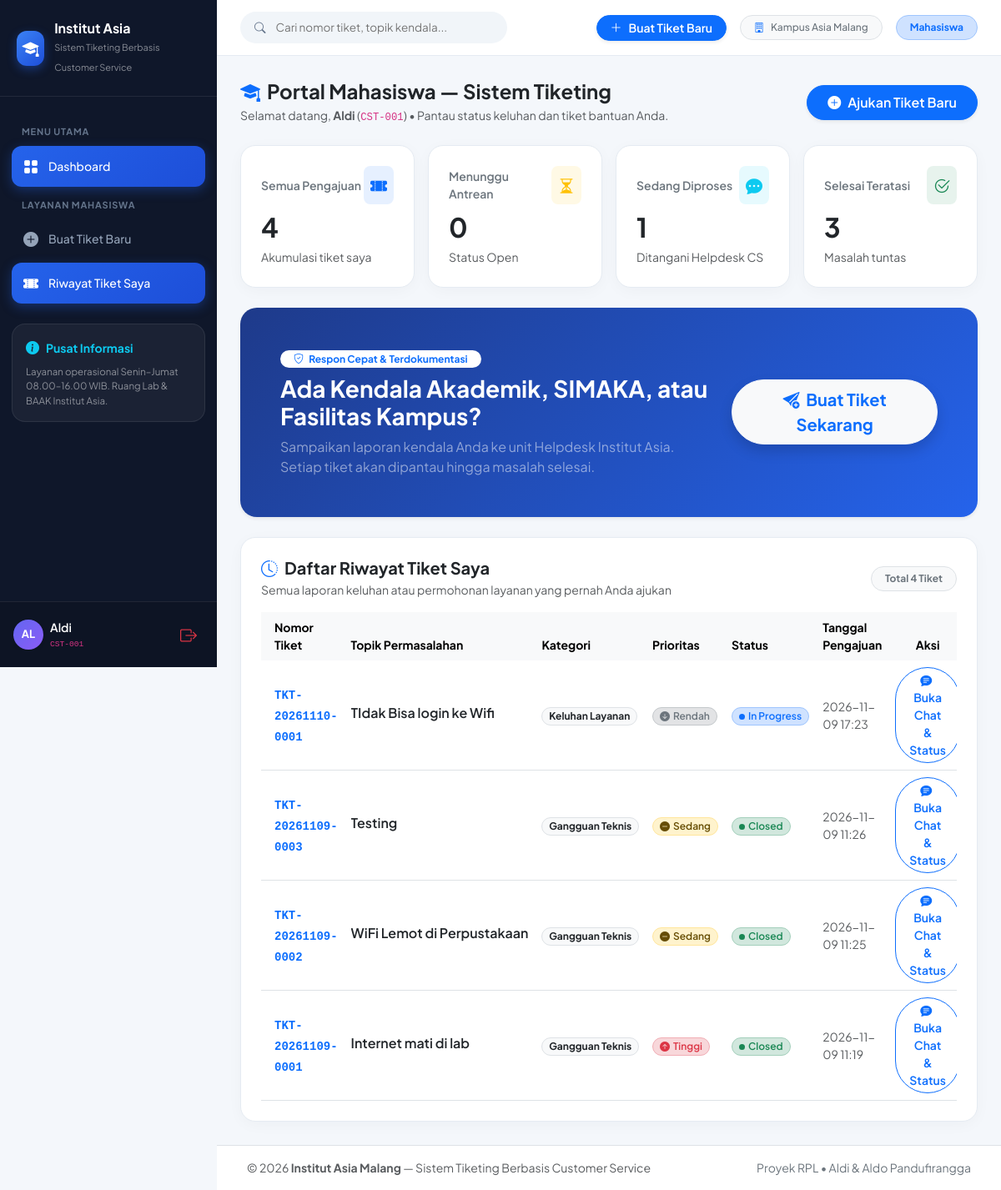
The page /dashboard/customer (signed in) on the database its author committed.
### tables this page shows
CREATE TABLE tiket (
    tiket_id    INTEGER PRIMARY KEY AUTOINCREMENT,
    nomor_unik  TEXT    NOT NULL UNIQUE,   -- format TKT-YYYYMMDD-XXXX
    judul       TEXT    NOT NULL,          -- wajib (BR-01, UC-02)
    deskripsi   TEXT    NOT NULL,          -- wajib (BR-01)
    kategori_id INTEGER NOT NULL
                REFERENCES kategori(kategori_id),
    prioritas   TEXT    NOT NULL DEFAULT 'Rendah'
                CHECK (prioritas IN ('Tinggi', 'Sedang', 'Rendah')),
    status      TEXT    NOT NULL DEFAULT 'Open'
                CHECK (status IN ('Open', 'Assigned', 'In Progress', 'Waiting', 'Closed')),
    customer_id INTEGER NOT NULL
                REFERENCES user(user_id),
    karyawan_id INTEGER
                REFERENCES user(user_id),  -- NULL sampai di-assign
    admin_id    INTEGER
                REFERENCES user(user_id),  -- NULL sampai di-assign
    dibuat_pada DATETIME NOT NULL DEFAULT CURRENT_TIMESTAMP,
    diperbarui  DATETIME NOT NULL DEFAULT CURRENT_TIMESTAMP
);

CREATE TABLE kategori (
    kategori_id INTEGER PRIMARY KEY AUTOINCREMENT,
    kode        TEXT    NOT NULL UNIQUE,
    nama        TEXT    NOT NULL UNIQUE,
    deskripsi   TEXT,
    kuota       INTEGER NOT NULL DEFAULT 50
                CHECK (kuota > 0),
    dibuat_pada DATETIME NOT NULL DEFAULT CURRENT_TIMESTAMP
);

### app.py (the view)
@app.route('/dashboard/customer')
@role_required('customer')
def dashboard_customer():
    db  = get_db()
    uid = session['user_id']
    tiket_saya = db.execute('''
        SELECT t.tiket_id, t.nomor_unik, t.judul, t.prioritas, t.status,
               t.dibuat_pada, k.nama AS nama_kategori
        FROM   tiket t
        JOIN   kategori k ON t.kategori_id = k.kategori_id
        WHERE  t.customer_id = ?
        ORDER  BY t.dibuat_pada DESC
    ''', (uid,)).fetchall()
    stats = {
        'total':       len(tiket_saya),
        'open':        sum(1 for t in tiket_saya if t['status'] == 'Open'),
        'in_progress': sum(1 for t in tiket_saya
                          if t['status'] in ('Assigned', 'In Progress', 'Waiting')),
        'closed':      sum(1 for t in tiket_saya if t['status'] == 'Closed'),
    }
    return render_template('dashboard/customer.html',
                           tiket_saya=tiket_saya, stats=stats)

### templates/dashboard/customer.html (shortened to what this page needs)
{% extends "base.html" %}
{% from '_macros.html' import badge_status, badge_prioritas %}
{% block content %}
<div class="d-flex flex-column flex-md-row align-items-md-center justify-content-between gap-3 mb-4">
    <div>
        <h4 class="fw-bold mb-1 text-dark">
            <i class="bi bi-mortarboard-fill text-primary me-2"></i>Portal Mahasiswa — Sistem Tiketing
        </h4>
        <p class="text-muted small mb-0">
            Selamat datang, <strong>{{ session.nama }}</strong> (<code>{{ session.nomor_identitas }}</code>) &bull; Pantau status keluhan dan tiket bantuan Anda.
        </p>
    </div>
    <a href="{{ url_for('tiket_ajukan') }}" class="btn btn-primary rounded-pill px-4 py-2 fw-semibold shadow-sm d-inline-flex align-items-center gap-2">
        <i class="bi bi-plus-circle-fill"></i>
        <span>Ajukan Tiket Baru</span>
    </a>
</div>
<div class="row g-3 mb-4">
    {% set cards = [
        ('Semua Pengajuan', stats.total,       'primary',   'ticket-perforated-fill', 'Akumulasi tiket saya'),
        ('Menunggu Antrean', stats.open,       'warning',   'hourglass-split',        'Status Open'),
        ('Sedang Diproses',  stats.in_progress,'info',      'chat-dots-fill',         'Ditangani Helpdesk CS'),
        ('Selesai Teratasi', stats.closed,     'success',   'check2-circle',          'Masalah tuntas'),
    ] %}
    {% for label, nilai, warna, ikon, sub in cards %}
    <div class="col-6 col-lg-3">
        <div class="card-modern p-3 p-xl-4 h-100 bg-white">
            <div class="d-flex align-items-center justify-content-between mb-2">
                <span class="text-secondary small fw-semibold">{{ label }}</span>
                <div class="p-2 rounded-3 text-{{ warna }}" style="background: rgba(var(--bs-{{ warna }}-rgb), 0.1);">
                    <i class="bi bi-{{ ikon }} fs-5"></i>
                </div>
            </div>
            <h2 class="fw-bold text-dark mb-1">{{ nilai }}</h2>
            <small class="text-muted">{{ sub }}</small>
        </div>
    </div>
    {% endfor %}
</div>
<div class="card-modern p-4 p-md-5 mb-4 border-0 shadow-sm text-white"
     style="background: linear-gradient(135deg, #1E3A8A, #2563EB); border-radius: 20px;">
    <div class="row align-items-center">
        <div class="col-lg-8 mb-3 mb-lg-0">
            <span class="badge rounded-pill bg-white text-primary px-3 py-1 fw-bold mb-2 small">
                <i class="bi bi-shield-check me-1"></i> Respon Cepat &amp; Terdokumentasi
            </span>
            <h3 class="fw-bold mb-2">Ada Kendala Akademik, SIMAKA, atau Fasilitas Kampus?</h3>
            <p class="mb-0 text-white-50">
                Sampaikan laporan kendala Anda ke unit Helpdesk Institut Asia. Setiap tiket akan dipantau hingga masalah selesai.
            </p>
        </div>
        <div class="col-lg-4 text-lg-end">
            <a href="{{ url_for('tiket_ajukan') }}" class="btn btn-light text-primary btn-lg rounded-pill px-4 fw-bold shadow">
                <i class="bi bi-send-plus-fill me-1"></i> Buat Tiket Sekarang
            </a>
        </div>
    </div>
</div>
<div class="card-modern p-4 bg-white">
    <div class="d-flex flex-column flex-sm-row align-items-sm-center justify-content-between gap-2 mb-3">
        <div>
            <h5 class="fw-bold text-dark mb-1">
                <i class="bi bi-clock-history text-primary me-2"></i>Daftar Riwayat Tiket Saya
            </h5>
            <p class="text-muted small mb-0">Semua laporan keluhan atau permohonan layanan yang pernah Anda ajukan</p>
        </div>
        <span class="badge rounded-pill bg-light text-secondary border px-3 py-2 small">
            Total {{ tiket_saya | length }} Tiket
        </span>
    </div>
    {% if tiket_saya %}
    <div class="table-responsive">
        <table class="table table-hover align-middle mb-0">
            <thead class="table-light rounded-3">
                <tr class="text-secondary small">
                    <th class="ps-3 border-0">Nomor Tiket</th>
                    <th class="border-0">Topik Permasalahan</th>
                    <th class="border-0">Kategori</th>
                    <th class="border-0">Prioritas</th>
                    <th class="border-0">Status</th>
                    <th class="border-0">Tanggal Pengajuan</th>
                    <th class="border-0 text-center">Aksi</th>
                </tr>
            </thead>
            <tbody>
                {% for t in tiket_saya %}
                <tr>
                    <td class="ps-3">
                        <code class="fw-bold text-primary">{{ t.nomor_unik }}</code>
                    </td>
                    <td>
                        <span class="fw-semibold text-dark text-truncate d-inline-block" style="max-width: 250px;" title="{{ t.judul }}">
                            {{ t.judul }}
                        </span>
                    </td>
                    <td>
                        <span class="badge rounded-pill bg-light text-dark border small">{{ t.nama_kategori }}</span>
                    </td>
                    <td>{{ badge_prioritas(t.prioritas) }}</td>
                    <td>{{ badge_status(t.status) }}</td>
                    <td class="text-muted small">{{ t.dibuat_pada[:16] }}</td>
                    <td class="text-center">
                        <a href="{{ url_for('customer_detail_tiket', tiket_id=t.tiket_id) }}" class="btn btn-sm btn-outline-primary rounded-pill px-3 fw-semibold">
                            <i class="bi bi-chat-text-fill me-1"></i> Buka Chat &amp; Status
                        </a>
                    </td>
                </tr>
                {% endfor %}
            </tbody>
        </table>
    </div>
    {% endif %}
</div>
{% endblock %}

### templates/base.html (shortened to what this page needs)
<!DOCTYPE html>
<html lang="id">
<head>
    <link href="https://cdn.jsdelivr.net/npm/bootstrap@5.3.3/dist/css/bootstrap.min.css" rel="stylesheet">
    <link rel="stylesheet" href="https://cdn.jsdelivr.net/npm/bootstrap-icons@1.11.3/font/bootstrap-icons.min.css">
</head>
<body>
    {% if session.user_id %}
    <div class="app-shell">
        <aside class="sidebar" id="sidebarNav">
            <div class="sidebar-brand">
                <div class="logo-icon">
                    <i class="bi bi-mortarboard-fill"></i>
                </div>
                <div>
                    <h6 class="fw-bold mb-0 text-white tracking-wide">Institut Asia</h6>
                    <small class="text-white-50" style="font-size: 11px;">Sistem Tiketing Berbasis Customer Service</small>
                </div>
            </div>
            <div class="sidebar-menu">
                <div class="menu-header">Menu Utama</div>
                <a href="{{ url_for('dashboard') }}" class="nav-item-link {% if request.path == url_for('dashboard') or 'dashboard' in request.path %}active{% endif %}">
                    <i class="bi bi-grid-fill"></i>
                    <span>Dashboard</span>
                </a>
                {% if session.role == 'customer' %}
                    <div class="menu-header">Layanan Mahasiswa</div>
                    <a href="{{ url_for('tiket_ajukan') }}" class="nav-item-link {% if request.path == url_for('tiket_ajukan') %}active{% endif %}">
                        <i class="bi bi-plus-circle-fill"></i>
                        <span>Buat Tiket Baru</span>
                    </a>
                    <a href="{{ url_for('dashboard_customer') }}" class="nav-item-link {% if request.path == url_for('dashboard_customer') %}active{% endif %}">
                        <i class="bi bi-ticket-perforated-fill"></i>
                        <span>Riwayat Tiket Saya</span>
                    </a>
                {% endif %}
                <div class="mt-4 p-3 rounded-4" style="background: rgba(255,255,255,0.05); border: 1px solid rgba(255,255,255,0.08);">
                    <div class="d-flex align-items-center gap-2 mb-2 text-info">
                        <i class="bi bi-info-circle-fill"></i>
                        <span class="small fw-bold">Pusat Informasi</span>
                    </div>
                    <p class="mb-0 text-white-50" style="font-size: 11.5px; line-height: 1.5;">
                        Layanan operasional Senin–Jumat 08.00–16.00 WIB. Ruang Lab &amp; BAAK Institut Asia.
                    </p>
                </div>
            </div>
            <div class="sidebar-footer">
                <div class="d-flex align-items-center justify-content-between">
                    <div class="d-flex align-items-center gap-2 overflow-hidden">
                        <div class="rounded-circle d-flex align-items-center justify-content-center text-white fw-bold shadow-sm"
                             style="width: 36px; height: 36px; background: linear-gradient(135deg, #6366F1, #8B5CF6); font-size: 13px; flex-shrink: 0;">
                            {{ session.nama[:2] | upper }}
                        </div>
                        <div class="overflow-hidden">
                            <div class="text-white fw-semibold small text-truncate" title="{{ session.nama }}">{{ session.nama }}</div>
                            <div class="text-white-50 text-truncate" style="font-size: 11px;">
                                <code>{{ session.nomor_identitas }}</code>
                            </div>
                        </div>
                    </div>
                    <a href="{{ url_for('logout') }}" class="btn btn-sm btn-outline-danger border-0 p-2 text-danger" title="Keluar dari Sistem">
                        <i class="bi bi-box-arrow-right fs-5"></i>
                    </a>
                </div>
            </div>
        </aside>
        <div class="main-wrapper">
            <header class="top-navbar">
                <div class="d-flex align-items-center gap-3">
                    <div class="search-pill d-none d-md-flex">
                        <i class="bi bi-search"></i>
                        <input type="text" placeholder="Cari nomor tiket, topik kendala..." readonly>
                    </div>
                </div>
                <div class="d-flex align-items-center gap-3">
                    {% if session.role == 'customer' %}
                    <a href="{{ url_for('tiket_ajukan') }}" class="btn btn-primary btn-sm rounded-pill px-3 shadow-sm fw-semibold d-flex align-items-center gap-2">
                        <i class="bi bi-plus-lg"></i>
                        <span>Buat Tiket Baru</span>
                    </a>
                    {% endif %}
                    <span class="badge rounded-pill bg-light text-secondary border px-3 py-2 fw-medium d-none d-sm-inline-flex align-items-center gap-2">
                        <i class="bi bi-building text-primary"></i> Kampus Asia Malang
                    </span>
                    {% if session.role == 'admin' %}
                        <span class="badge rounded-pill bg-danger-subtle text-danger border border-danger-subtle px-3 py-2 fw-bold">Admin Kampus</span>
                    {% elif session.role == 'karyawan' %}
                        <span class="badge rounded-pill bg-success-subtle text-success border border-success-subtle px-3 py-2 fw-bold">Helpdesk CS</span>
                    {% else %}
                        <span class="badge rounded-pill bg-primary-subtle text-primary border border-primary-subtle px-3 py-2 fw-bold">Mahasiswa</span>
                    {% endif %}
                </div>
            </header>
            <main class="content-area">
                {% block content %}{% endblock %}
            </main>
            <footer class="py-3 px-4 bg-white border-top text-center text-muted small mt-auto">
                <div class="container-fluid d-flex flex-column flex-sm-row justify-content-between align-items-center gap-2">
                    <span>&copy; 2026 <strong>Institut Asia Malang</strong> — Sistem Tiketing Berbasis Customer Service</span>
                    <span class="text-secondary">Proyek RPL &bull; Aldi &amp; Aldo Pandufirangga</span>
                </div>
            </footer>
        </div>
    </div>
    {% endif %}
</body>
</html>

### templates/_macros.html (shortened to what this page needs)
{% macro badge_status(status) %}
  {% if status == 'Open' %}
    <span class="badge rounded-pill bg-secondary-subtle text-secondary border border-secondary-subtle px-2 py-1 fw-semibold d-inline-flex align-items-center gap-1">
      <span class="status-dot bg-secondary"></span> Open
    </span>
  {% elif status == 'Assigned' %}
    <span class="badge rounded-pill bg-info-subtle text-info-emphasis border border-info-subtle px-2 py-1 fw-semibold d-inline-flex align-items-center gap-1">
      <span class="status-dot bg-info"></span> Assigned
    </span>
  {% elif status == 'In Progress' %}
    <span class="badge rounded-pill bg-primary-subtle text-primary border border-primary-subtle px-2 py-1 fw-semibold d-inline-flex align-items-center gap-1">
      <span class="status-dot bg-primary"></span> In Progress
    </span>
  {% elif status == 'Waiting' %}
    <span class="badge rounded-pill bg-warning-subtle text-warning-emphasis border border-warning-subtle px-2 py-1 fw-semibold d-inline-flex align-items-center gap-1">
      <span class="status-dot bg-warning"></span> Waiting
    </span>
  {% elif status == 'Closed' %}
    <span class="badge rounded-pill bg-success-subtle text-success border border-success-subtle px-2 py-1 fw-semibold d-inline-flex align-items-center gap-1">
      <span class="status-dot bg-success"></span> Closed
    </span>
  {% else %}
    <span class="badge rounded-pill bg-light text-dark border px-2 py-1">{{ status }}</span>
  {% endif %}
{% endmacro %}
{% macro badge_prioritas(prioritas) %}
  {% if prioritas == 'Tinggi' %}
    <span class="badge rounded-pill bg-danger-subtle text-danger border border-danger-subtle px-2 py-1 fw-semibold d-inline-flex align-items-center gap-1">
      <i class="bi bi-arrow-up-circle-fill"></i> Tinggi
    </span>
  {% elif prioritas == 'Sedang' %}
    <span class="badge rounded-pill bg-warning-subtle text-warning-emphasis border border-warning-subtle px-2 py-1 fw-semibold d-inline-flex align-items-center gap-1">
      <i class="bi bi-dash-circle-fill"></i> Sedang
    </span>
  {% else %}
    <span class="badge rounded-pill bg-secondary-subtle text-secondary border border-secondary-subtle px-2 py-1 fw-semibold d-inline-flex align-items-center gap-1">
      <i class="bi bi-arrow-down-circle-fill"></i> Rendah
    </span>
  {% endif %}
{% endmacro %}

### rows shown on the page
tiket: nomor_unik "TKT-20261110-0001", judul "TIdak Bisa login ke Wifi", nama_kategori "Keluhan Layanan", prioritas "Rendah" (drawn), status "In Progress" (drawn), dibuat_pada "2026-11-09 17:23"
tiket: nomor_unik "TKT-20261109-0003", judul "Testing", nama_kategori "Gangguan Teknis", prioritas "Sedang" (drawn), status "Closed" (drawn), dibuat_pada "2026-11-09 11:26"
tiket: nomor_unik "TKT-20261109-0002", judul "WiFi Lemot di Perpustakaan", nama_kategori "Gangguan Teknis", prioritas "Sedang" (drawn), status "Closed" (drawn), dibuat_pada "2026-11-09 11:25"
tiket: nomor_unik "TKT-20261109-0001", judul "Internet mati di lab", nama_kategori "Gangguan Teknis", prioritas "Tinggi" (drawn), status "Closed" (drawn), dibuat_pada "2026-11-09 11:19"

### other values the page prints
{{ session.nama[:2] | upper }} "AL"
{{ session.nama }} "Aldi"
{{ session.nomor_identitas }} "CST-001"
{{ label }} "Semua Pengajuan" "Menunggu Antrean" "Sedang Diproses" "Selesai Teratasi"
{{ nilai }} "4" "0" "1" "3"
{{ sub }} "Akumulasi tiket saya" "Status Open" "Ditangani Helpdesk CS" "Masalah tuntas"
{{ tiket_saya | length }} "4"
